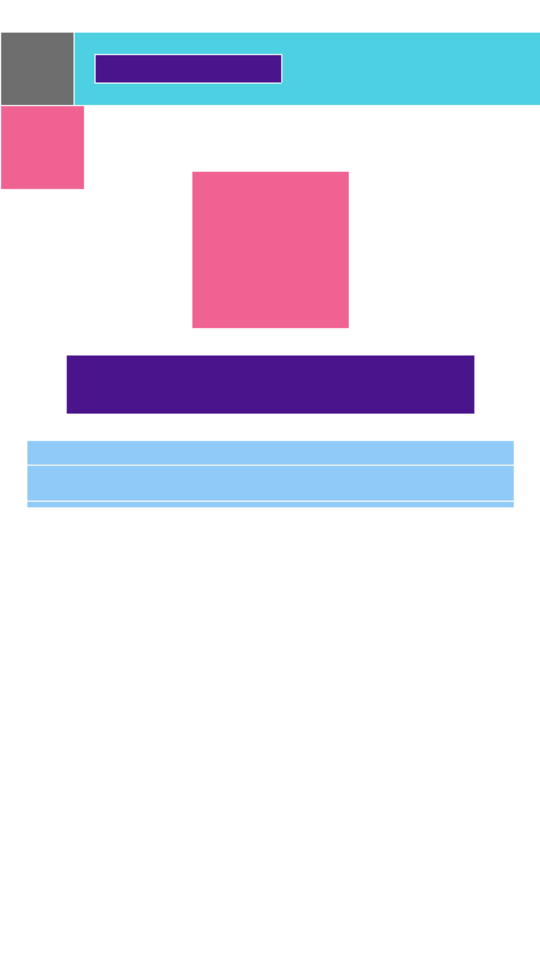
#> input picture files/dataset/images/wireframes/10482.png, 540 x 960 px; its folder holds only this picture in this run
$ python -i process_images.py   (imports and definitions only)
#> lines starting #> are read from the running program, lines starting #| are printed output that depends on the picture; after the words box and inside, x2 and y2 are one past the last pixel; in counts of white or black regions, pixels touching at a corner belong together
import os
from utils import common, load_bin
import numpy as np
import cv2

# [1 line that did not run here, left out]
# [1 line that did not run here, left out]


def tup(point):
    return (point[0], point[1])


def overlap(source, target):
    tl1, br1 = source
    tl2, br2 = target

    if (tl1[0] >= br2[0] or tl2[0] >= br1[0]):
        return False
    if (tl1[1] >= br2[1] or tl2[1] >= br1[1]):
        return False
    return True


def getAllOverlaps(boxes, bounds, index):
    overlaps = []
    for box_idx in range(len(boxes)):
        if box_idx != index:
            if overlap(bounds, boxes[box_idx]):
                overlaps.append(box_idx)
    return overlaps


def medianCanny(image, thresh1, thresh2):
    median = np.median(image)
    image = cv2.Canny(image, int(thresh1 * median), int(thresh2 * median))
    return image


def extract_contour(image):
    image = cv2.imread(image)
#> image is the input picture: shape (960, 540, 3); mean B, G, R 238.6, 225.3, 226.2
    original = np.copy(image)
    blue, green, red = cv2.split(image)
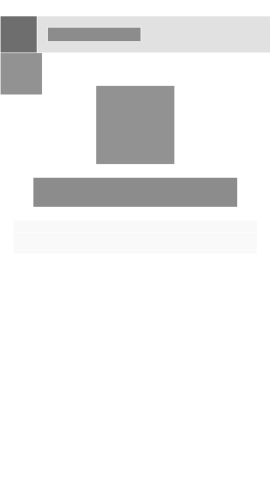
#> blue: shape (960, 540) (shown at 1/2 size); min 106, max 255, mean 238.6
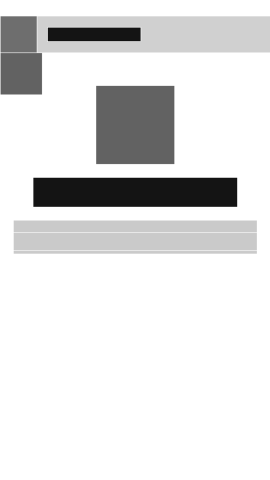
#> green: shape (960, 540) (shown at 1/2 size); min 14, max 255, mean 225.3
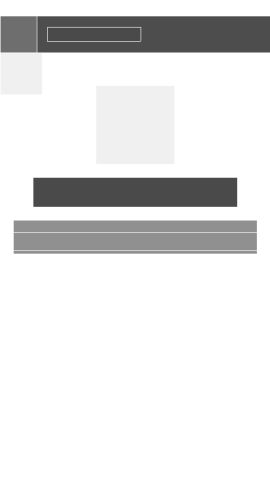
#> red: shape (960, 540) (shown at 1/2 size); min 69, max 255, mean 226.2
    blue_edges = medianCanny(blue, 0, 1)
#> in medianCanny, `median = np.median(image)`: median = 255
#> in medianCanny, `image = cv2.Canny(image, int(thresh1 * median), int(thresh2 * median))`:
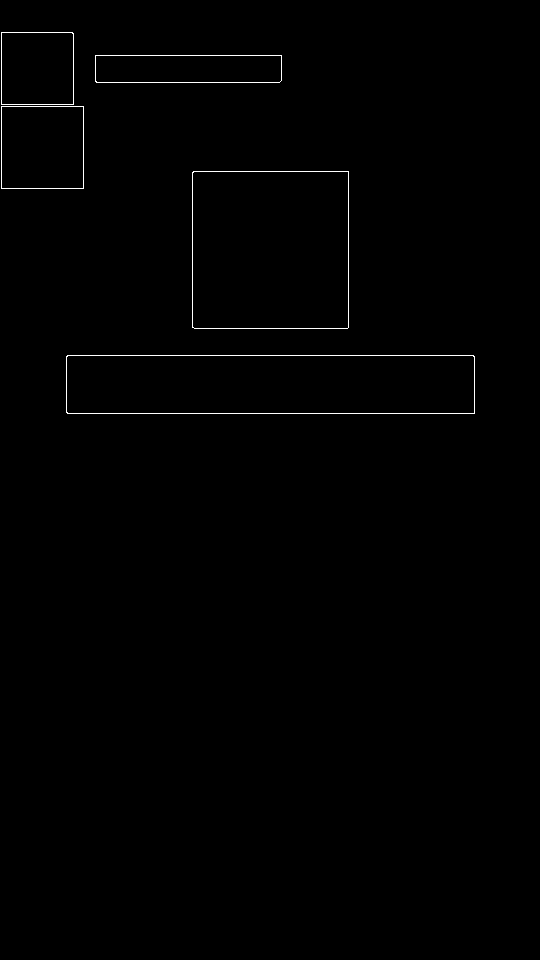
#> image: shape (960, 540); 0.5% white in thin lines or dots, all inside (x1, y1, x2, y2) = (1, 32, 475, 414)
    green_edges = medianCanny(green, 0, 1)
    red_edges = medianCanny(red, 0, 1)
#> call 3 of medianCanny, with thresh1 = 0, thresh2 = 1
#> in medianCanny (call 3), `image = cv2.Canny(image, int(thresh1 * median), int(thresh2 * median))`:
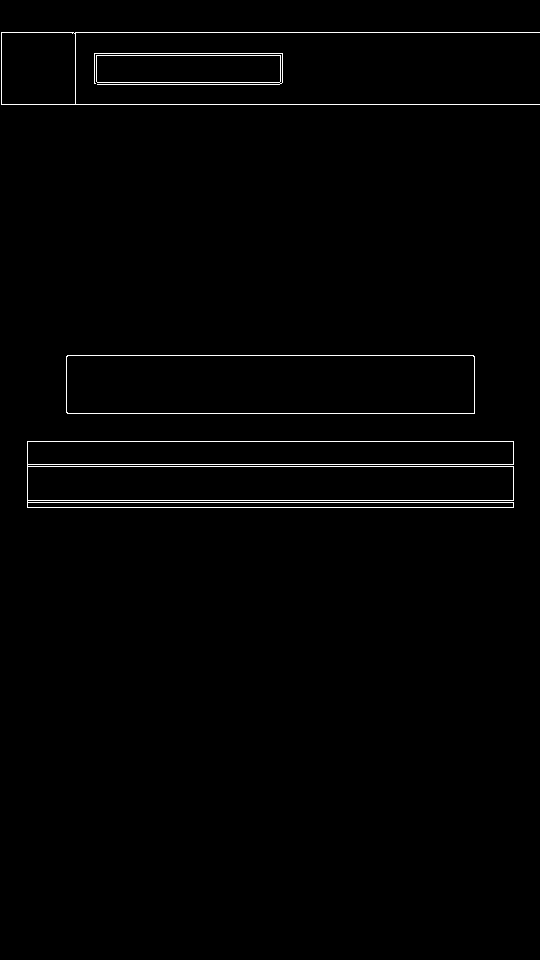
#> image: shape (960, 540); 1.2% white in thin lines or dots, all inside (x1, y1, x2, y2) = (1, 32, 540, 508)
    edges = blue_edges | green_edges | red_edges
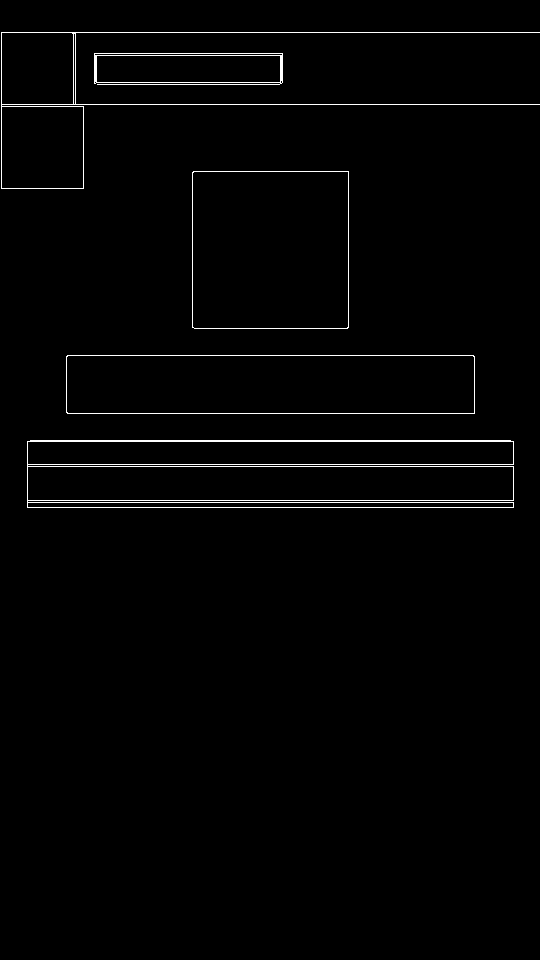
#> edges: shape (960, 540); 1.5% white in thin lines or dots, all inside (x1, y1, x2, y2) = (1, 32, 540, 508)
    contours, hierarchy = cv2.findContours(
        edges, cv2.RETR_EXTERNAL, cv2.CHAIN_APPROX_SIMPLE)
#> contours = 5 contours; box (x1, y1, x2, y2) and area: (27, 440, 514, 508) 30615, (192, 171, 349, 329) 24490, (66, 355, 475, 414) 23662, (1, 32, 540, 189) 12054, (94, 53, 283, 85) 5456
    boxes = []
    hierarchy = hierarchy[0]

    for component in zip(contours, hierarchy):
        currentContour = component[0]
        currentHierarchy = component[1]
        x, y, width, height = cv2.boundingRect(currentContour)
        if currentHierarchy[3] < 0:
            boxes.append([[x, y], [x+width, y+height]])
#> this loop made 5 passes
#> (currentHierarchy, x, y, width, height) on passes 1 to 5: ([1, -1, -1, -1], 27, 440, 487, 68), ([2, 0, -1, -1], 66, 355, 409, 59), ([3, 1, -1, -1], 192, 171, 157, 158), ([4, 2, -1, -1], 94, 53, 189, 32), ([-1, 3, -1, -1], 1, 32, 539, 157)
#> after the loop, boxes = [[[27, 440], [514, 508]], [[66, 355], [475, 414]], [[192, 171], [349, 329]], [[94, 53], [283, 85]], [[1, 32], [540, 189]]]

    filtered = []
    max_area = 30000
    for box in boxes:
        width = box[1][0] - box[0][0]
        height = box[1][1] - box[0][1]
        if width*height < max_area:
            filtered.append(box)
#> this loop made 5 passes
#> (box, width, height) on passes 1 to 5: ([[27, 440], [514, 508]], 487, 68), ([[66, 355], [475, 414]], 409, 59), ([[192, 171], [349, 329]], 157, 158), ([[94, 53], [283, 85]], 189, 32), ([[1, 32], [540, 189]], 539, 157)
#> after the loop, filtered = [[[66, 355], [475, 414]], [[192, 171], [349, 329]], [[94, 53], [283, 85]]]
    boxes = filtered
#> boxes has the same summary as filtered

    merge_margin = 10
    finished = False

    while not finished:
        finished = True
        index = 0
        while index < len(boxes):
            current_box = boxes[index]
            top_left = current_box[0][:]
            bottom_right = current_box[1][:]
            top_left[0] -= merge_margin
            top_left[1] -= merge_margin
            bottom_right[0] += merge_margin
            bottom_right[1] += merge_margin

            overlaps = getAllOverlaps(boxes, [top_left, bottom_right], index)

            if len(overlaps) > 0:
                con = []
                overlaps.append(index)
                for ind in overlaps:
                    top_left, bottom_right = boxes[ind]
                    con.append([top_left])
                    con.append([bottom_right])
                con = np.array(con)

                x, y, width, height = cv2.boundingRect(con)
                width -= 1
                height -= 1
                merged = [[x, y], [x+width, y+height]]

                overlaps.sort(reverse=True)
                for ind in overlaps:
                    del boxes[ind]

                boxes.append(merged)
                finished = False
                break
            index += 1

    copy = np.ones_like(original) * 255

    for box in boxes:
        cv2.rectangle(copy, tup(box[0]), tup(box[1]), (0, 0, 0), 10)
#> this loop made 3 passes
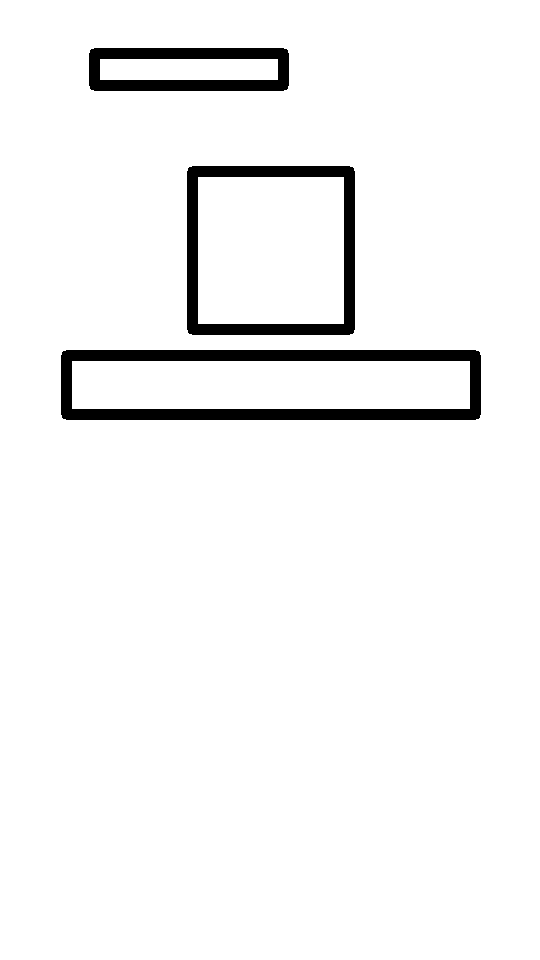
#> copy: shape (960, 540, 3); 95.8% white; 3 black regions, box (x1, y1, x2, y2) and area: (61, 350, 481, 420) 10256, (187, 166, 355, 335) 6890, (89, 48, 289, 91) 4822
    copy = cv2.resize(copy, dsize=(
#> (the run stopped early here; a loop or call above may not have finished)

$ run again, on files/dataset/images/wireframes/10863.png
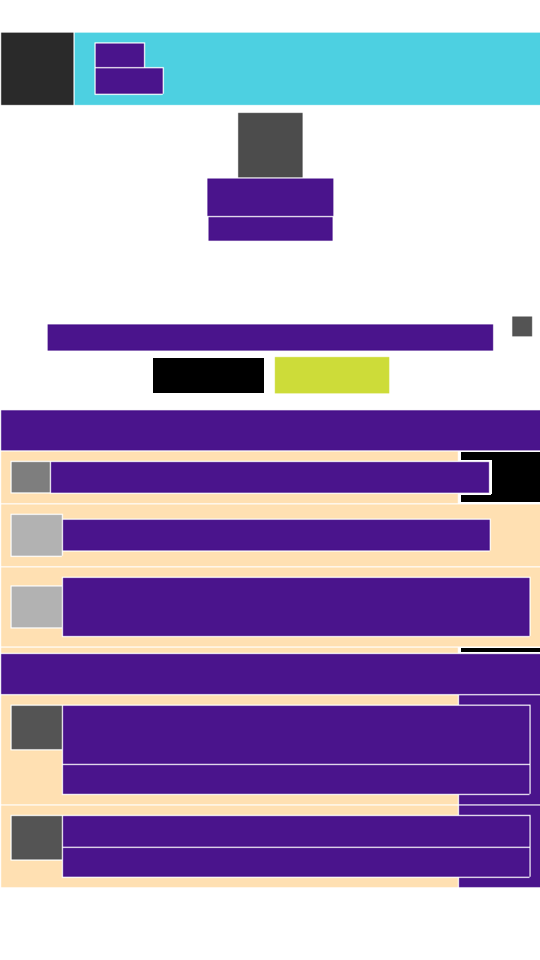
#> input picture files/dataset/images/wireframes/10863.png, 540 x 960 px
#> in extract_contour, image is the input picture: shape (960, 540, 3); mean B, G, R 190.3, 151.6, 167.5
#> median = 178
#> in medianCanny, `image = cv2.Canny(image, int(thresh1 * median), int(thresh2 * median))`:
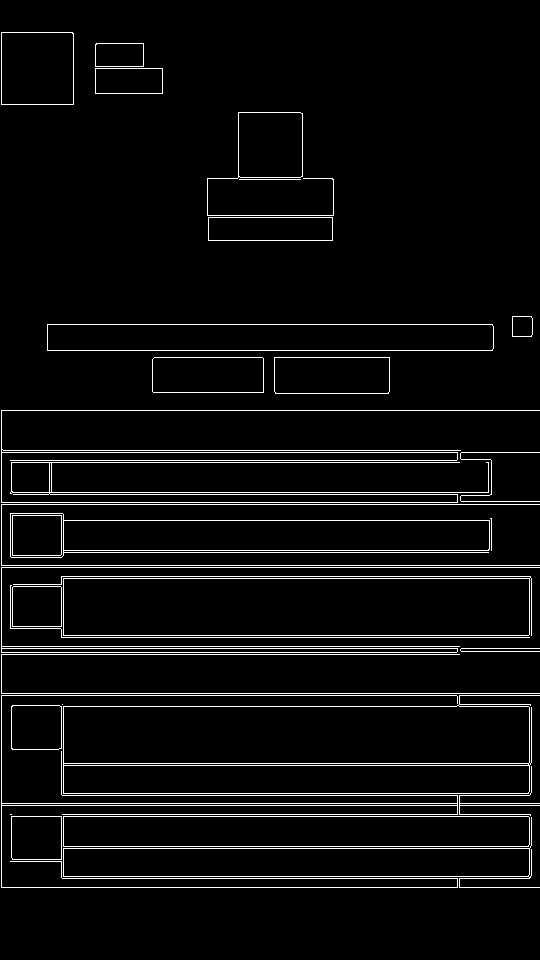
#> image: shape (960, 540); 4.7% white in thin lines or dots, all inside (x1, y1, x2, y2) = (1, 32, 540, 888)
#> contours = 20 contours, 5 with area under 20; largest, box (x1, y1, x2, y2) and area: (1, 653, 540, 888) 85757, (13, 576, 532, 636) 27514, (10, 513, 492, 558) 15538, (1, 410, 540, 503) 14321, (47, 324, 494, 351) 11593
#> the loop in extract_contour, `for component in zip(contours, hierarchy):` made 20 passes
#> (currentHierarchy, x, y, width, height) on passes 2 to 9: ([2, 0, -1, -1], 459, 766, 81, 50), ([3, 1, -1, -1], 1, 653, 539, 235), ([4, 2, -1, -1], 460, 647, 80, 5), ([5, 3, -1, -1], 10, 585, 520, 53), ([6, 4, -1, -1], 13, 576, 519, 60), ([7, 5, -1, -1], 1, 567, 539, 86), ([8, 6, -1, -1], 10, 513, 482, 45), ([9, 7, -1, -1], 1, 504, 539, 62)
#> after the loop in extract_contour, `for component in zip(contours, hierarchy):`: boxes = 20 items
#> the loop in extract_contour, `for box in boxes:` made 20 passes
#> (box, width, height) on passes 1 to 8: ([[10, 814], [12, 815]], 2, 1), ([[459, 766], [540, 816]], 81, 50), ([[1, 653], [540, 888]], 539, 235), ([[460, 647], [540, 652]], 80, 5), ([[10, 585], [530, 638]], 520, 53), ([[13, 576], [532, 636]], 519, 60), ([[1, 567], [540, 653]], 539, 86), ([[10, 513], [492, 558]], 482, 45)
#> after the loop in extract_contour, `for box in boxes:`: filtered = 14 items
#> after the loop in extract_contour, `while not finished:`: boxes = [[[10, 814], [12, 815]], [[459, 766], [540, 816]], [[10, 513], [492, 558]], [[460, 452], [540, 502]], [[512, 316], [533, 337]], [[10, 585], [540, 652]], [[47, 324], [494, 394]], [[207, 112], [334, 241]], [[94, 41], [165, 96]]]
#> the loop in extract_contour, `for box in boxes:` made 9 passes
#> box on passes 1 to 8: [[10, 814], [12, 815]], [[459, 766], [540, 816]], [[10, 513], [492, 558]], [[460, 452], [540, 502]], [[512, 316], [533, 337]], [[10, 585], [540, 652]], [[47, 324], [494, 394]], [[207, 112], [334, 241]]
#> after the loop in extract_contour, `for box in boxes:`:
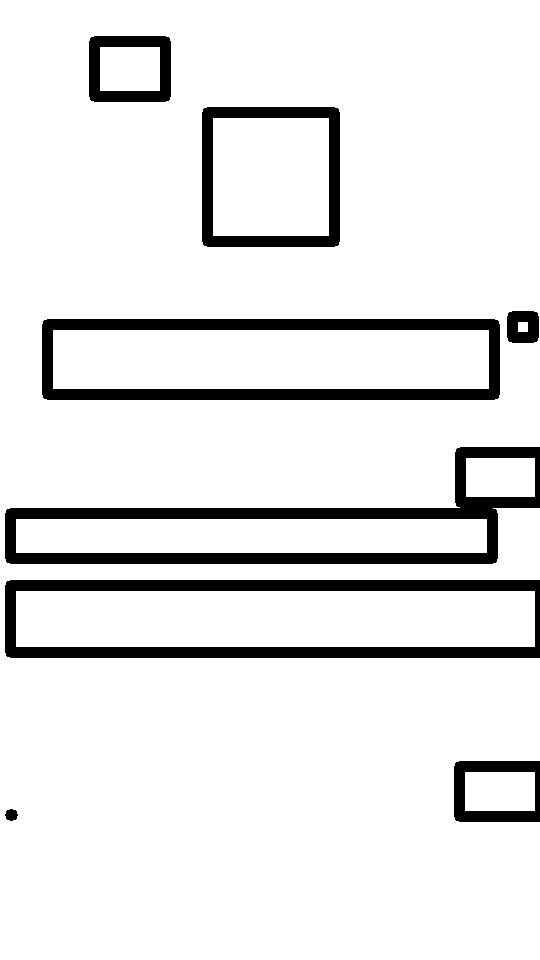
#> copy: shape (960, 540, 3); 90.4% white; 8 black regions, largest, box (x1, y1, x2, y2) and area: (5, 447, 540, 564) 14028, (5, 580, 540, 658) 12646, (42, 319, 500, 400) 11334

$ run again, on files/dataset/images/wireframes/11433.png
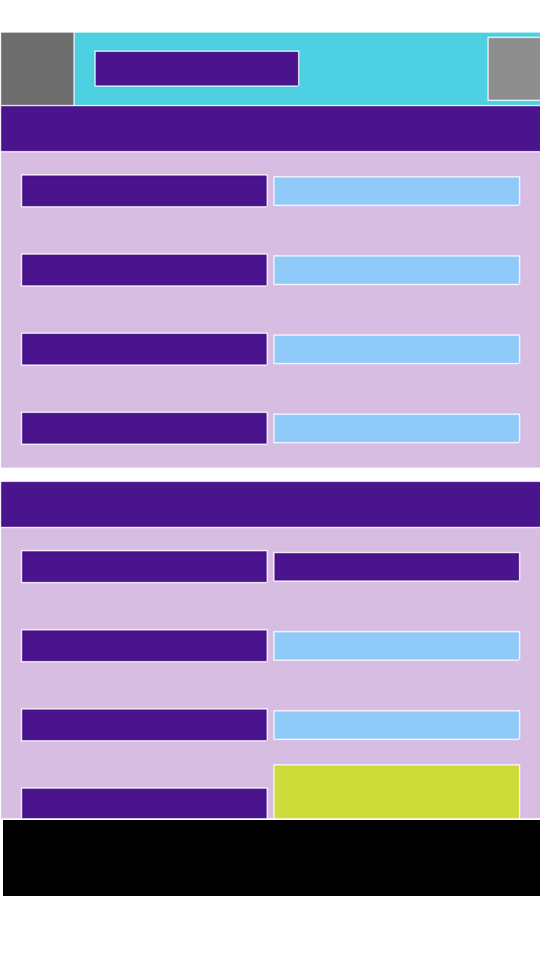
#> input picture files/dataset/images/wireframes/11433.png, 540 x 960 px
#> in extract_contour, image is the input picture: shape (960, 540, 3); mean B, G, R 188, 145.3, 157.3
#> median = 226
#> in medianCanny, `image = cv2.Canny(image, int(thresh1 * median), int(thresh2 * median))`:
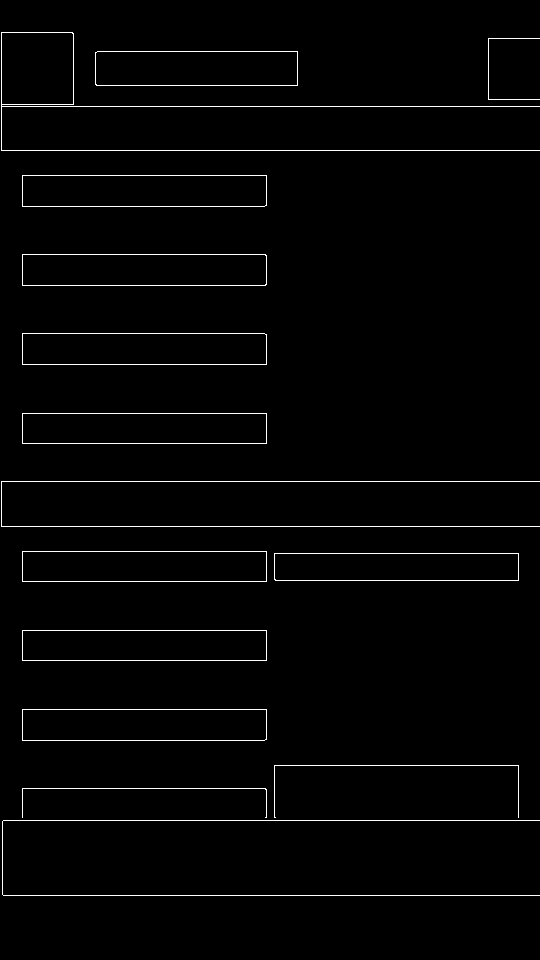
#> image: shape (960, 540); 1.8% white in thin lines or dots, all inside (x1, y1, x2, y2) = (1, 32, 540, 896)
#> contours = 39 contours, 20 with area under 20; largest, box (x1, y1, x2, y2) and area: (272, 709, 521, 741) 7676, (272, 175, 521, 207) 7676, (272, 630, 521, 662) 7674, (272, 254, 521, 286) 7673, (22, 254, 267, 286) 7563
#> the loop in extract_contour, `for component in zip(contours, hierarchy):` made 39 passes
#> (currentHierarchy, x, y, width, height) on passes 1, 2, 4, 5, 6, 7, 10, 11: ([1, -1, -1, -1], 2, 820, 538, 76), ([2, 0, -1, -1], 22, 788, 245, 31), ([4, 2, -1, -1], 272, 763, 249, 55), ([5, 3, -1, -1], 20, 740, 1, 1), ([6, 4, -1, -1], 272, 709, 249, 32), ([7, 5, -1, -1], 22, 709, 245, 32), ([10, 8, -1, -1], 272, 630, 249, 32), ([11, 9, -1, -1], 268, 630, 1, 1)
#> after the loop in extract_contour, `for component in zip(contours, hierarchy):`: boxes = 39 items
#> the loop in extract_contour, `for box in boxes:` made 39 passes
#> (box, width, height) on passes 1 to 8: ([[2, 820], [540, 896]], 538, 76), ([[22, 788], [267, 819]], 245, 31), ([[268, 787], [269, 789]], 1, 2), ([[272, 763], [521, 818]], 249, 55), ([[20, 740], [21, 741]], 1, 1), ([[272, 709], [521, 741]], 249, 32), ([[22, 709], [267, 741]], 245, 32), ([[268, 708], [269, 710]], 1, 2)
#> after the loop in extract_contour, `for box in boxes:`: filtered = 36 items
#> after the loop in extract_contour, `while not finished:`: boxes = [[[94, 50], [300, 88]], [[487, 36], [540, 102]], [[20, 411], [521, 444]], [[20, 332], [521, 365]], [[22, 253], [521, 286]], [[20, 174], [521, 207]], [[1, 481], [540, 819]]]
#> the loop in extract_contour, `for box in boxes:` made 7 passes
#> box on passes 1 to 7: [[94, 50], [300, 88]], [[487, 36], [540, 102]], [[20, 411], [521, 444]], [[20, 332], [521, 365]], [[22, 253], [521, 286]], [[20, 174], [521, 207]], [[1, 481], [540, 819]]
#> after the loop in extract_contour, `for box in boxes:`:
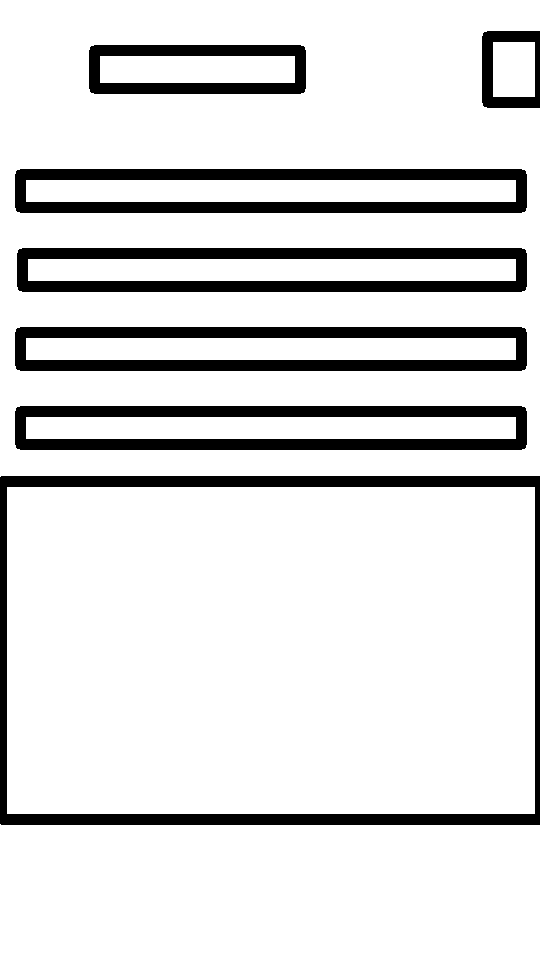
#> copy: shape (960, 540, 3); 86.5% white; 7 black regions, largest, box (x1, y1, x2, y2) and area: (0, 476, 540, 825) 15802, (15, 169, 527, 213) 11708, (15, 327, 527, 371) 11708
